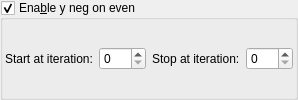
    <widget class="MyGroupBox" name="groupCheck_transf_function_enabledJ_false">
     <property name="font">
      <font>
       <weight>50</weight>
       <bold>false</bold>
      </font>
     </property>
     <property name="title">
      <string>Ena&amp;ble y neg on even</string>
     </property>
     <property name="checkable">
      <bool>true</bool>
     </property>
     <layout class="QVBoxLayout" name="verticalLayout_20">
      <property name="leftMargin">
       <number>2</number>
      </property>
      <property name="topMargin">
       <number>2</number>
      </property>
      <property name="rightMargin">
       <number>2</number>
      </property>
      <property name="bottomMargin">
       <number>2</number>
      </property>
      <item>
       <layout class="QGridLayout" name="gridLayout_26" columnstretch="0,0,0,0">
        <item row="0" column="0">
         <widget class="QLabel" name="label_285">
          <property name="text">
           <string>Start at iteration:</string>
          </property>
         </widget>
        </item>
        <item row="0" column="2">
         <widget class="QLabel" name="label_286">
          <property name="text">
           <string>Stop at iteration:</string>
          </property>
         </widget>
        </item>
        <item row="0" column="1">
         <widget class="MySpinBox" name="spinboxInt_transf_start_iterations_J">
          <property name="sizePolicy">
           <sizepolicy hsizetype="Minimum" vsizetype="Maximum">
            <horstretch>0</horstretch>
            <verstretch>0</verstretch>
           </sizepolicy>
          </property>
          <property name="maximum">
           <number>999</number>
          </property>
         </widget>
        </item>
        <item row="0" column="3">
         <widget class="MySpinBox" name="spinboxInt_transf_stop_iterations_J">
          <property name="sizePolicy">
           <sizepolicy hsizetype="Minimum" vsizetype="Maximum">
            <horstretch>0</horstretch>
            <verstretch>0</verstretch>
           </sizepolicy>
          </property>
          <property name="maximum">
           <number>999</number>
          </property>
         </widget>
        </item>
       </layout>
      </item>
     </layout>
    </widget>
